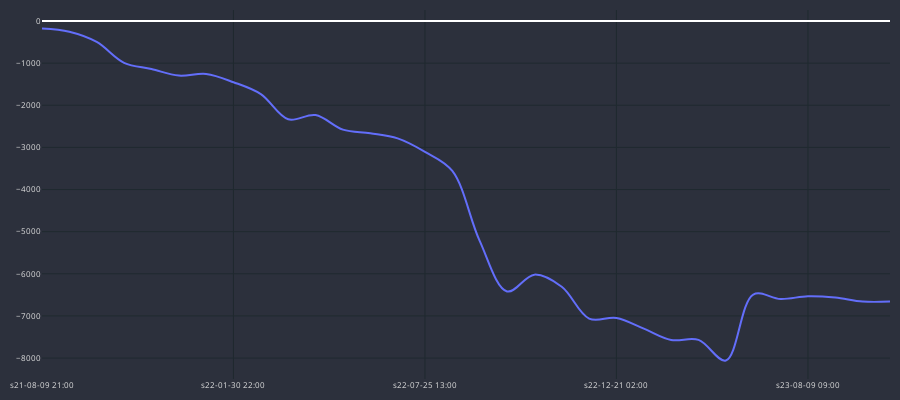

Source (notebook cell):
### Code cell
cp = CandlePlot(df_trades, candles=False)
cp.show_plot(line_traces=['GAIN_C'])

### Figure 1 — Plotly figure (JSON) as saved in the notebook; plotly's stock layout.template omitted (floating-point values rounded to 4 significant figures)
{"data": [{"line": {"shape": "spline", "width": 2}, "name": "GAIN_C", "type": "scatter", "x": ["s21-08-09 21:00", "s21-08-18 21:00", "s21-09-09 17:00", "s21-09-20 17:00", "s21-10-11 13:00", "s21-11-11 02:00", "s21-12-27 18:00", "s22-01-30 22:00", "s22-02-09 10:00", "s22-03-01 06:00", "s22-03-22 13:00", "s22-05-05 09:00", "s22-06-06 05:00", "s22-07-08 09:00", "s22-07-25 13:00", "s22-08-01 01:00", "s22-09-07 21:00", "s22-09-25 21:00", "s22-10-11 09:00", "s22-11-15 22:00", "s22-12-14 18:00", "s22-12-21 02:00", "s23-01-31 06:00", "s23-02-08 06:00", "s23-02-15 10:00", "s23-03-22 21:00", "s23-04-04 05:00", "s23-07-27 01:00", "s23-08-09 09:00", "s23-09-15 01:00", "s23-10-31 09:00", "s23-12-11 02:00"], "y": [-176.4, -254.1, -496.7, -991.7, -1139.0, -1296.0, -1258.0, -1452.0, -1735.0, -2333.0, -2233.0, -2578.0, -2665.0, -2786.0, -3106.0, -3560.0, -5218.0, -6419.0, -6020.0, -6309.0, -7062.0, -7050.0, -7303.0, -7572.0, -7569.0, -8060.0, -6493.0, -6599.0, -6532.0, -6563.0, -6659.0, -6659.0]}], "layout": {"font": {"color": "#e1e1e1", "size": 8}, "height": 400, "margin": {"b": 10, "l": 10, "r": 10, "t": 10}, "paper_bgcolor": "#2c303c", "plot_bgcolor": "#2c303c", "width": 900, "xaxis": {"autorange": true, "gridcolor": "#1f292f", "nticks": 5, "range": [0, 31], "rangeslider": {"visible": false, "yaxis": {}}, "type": "category"}, "yaxis": {"autorange": true, "gridcolor": "#1f292f", "range": [-8498.0, 261.6], "type": "linear"}}}
